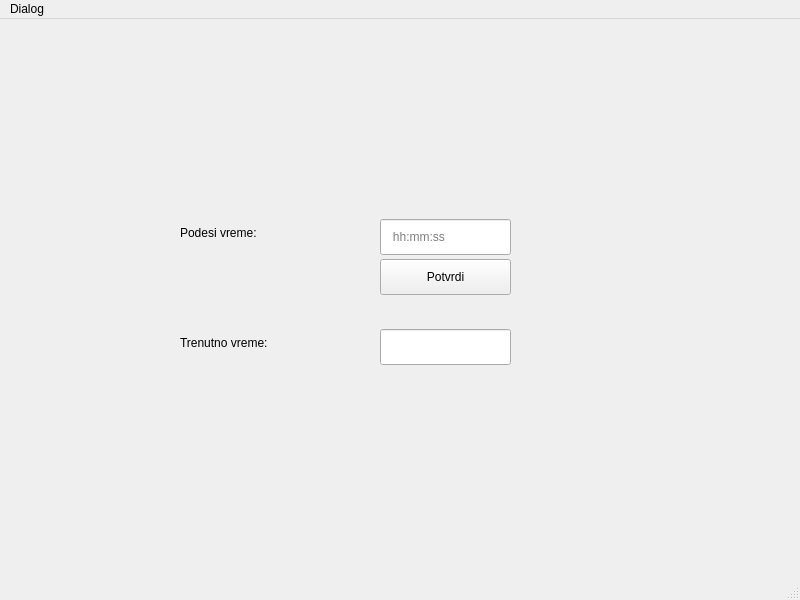
<?xml version="1.0" encoding="UTF-8"?>
<ui version="4.0">
 <class>UiTime</class>
 <widget class="QMainWindow" name="UiTime">
  <property name="geometry">
   <rect>
    <x>0</x>
    <y>0</y>
    <width>800</width>
    <height>600</height>
   </rect>
  </property>
  <property name="windowTitle">
   <string>UiTime</string>
  </property>
  <widget class="QWidget" name="centralwidget">
   <widget class="QLabel" name="label">
    <property name="geometry">
     <rect>
      <x>180</x>
      <y>200</y>
      <width>141</width>
      <height>28</height>
     </rect>
    </property>
    <property name="text">
     <string>Podesi vreme: </string>
    </property>
   </widget>
   <widget class="QLabel" name="label_2">
    <property name="geometry">
     <rect>
      <x>180</x>
      <y>310</y>
      <width>171</width>
      <height>28</height>
     </rect>
    </property>
    <property name="text">
     <string>Trenutno vreme: </string>
    </property>
   </widget>
   <widget class="QPushButton" name="pushButton">
    <property name="geometry">
     <rect>
      <x>380</x>
      <y>240</y>
      <width>131</width>
      <height>36</height>
     </rect>
    </property>
    <property name="text">
     <string>Potvrdi</string>
    </property>
   </widget>
   <widget class="QLineEdit" name="Unos">
    <property name="geometry">
     <rect>
      <x>380</x>
      <y>200</y>
      <width>131</width>
      <height>36</height>
     </rect>
    </property>
    <property name="text">
     <string/>
    </property>
    <property name="placeholderText">
     <string>   hh:mm:ss</string>
    </property>
   </widget>
   <widget class="QLineEdit" name="Ispis">
    <property name="geometry">
     <rect>
      <x>380</x>
      <y>310</y>
      <width>131</width>
      <height>36</height>
     </rect>
    </property>
   </widget>
  </widget>
  <widget class="QMenuBar" name="menubar">
   <property name="geometry">
    <rect>
     <x>0</x>
     <y>0</y>
     <width>800</width>
     <height>33</height>
    </rect>
   </property>
   <widget class="QMenu" name="menuDialog">
    <property name="title">
     <string>Dialog</string>
    </property>
   </widget>
   <addaction name="menuDialog"/>
  </widget>
  <widget class="QStatusBar" name="statusbar"/>
 </widget>
 <resources/>
 <connections/>
</ui>
